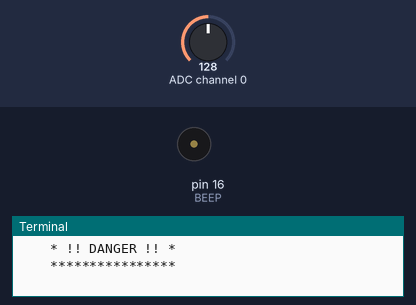
Bench run of a program on a simulated Raspberry Pi (header pin numbers). On the bench: buzzer (waves = sounding, pin HIGH), the last lines printed to the terminal. The test bench sets the inputs (shaded band); at power-on: ADC channel 0 = 128 (analog values on the 0–255 scale). Library files of the repository ran but are not shown: ADC0832.py; pins used as bus, display or sensor lines are not drawn.

Above: at 0.88 s.
1.3 s: ADC channel 0 set to 104
4.3 s: ADC channel 0 set to 97
At 4.3 s:
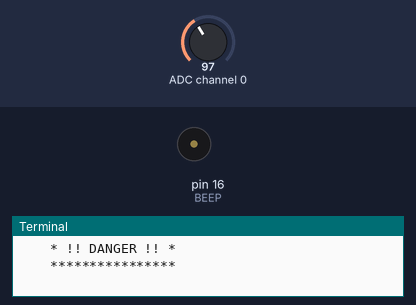
5.8 s: ADC channel 0 set to 127
At 6.14 s:
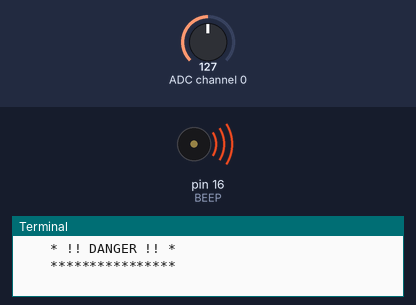
8.8 s: ADC channel 0 set to 76
At 8.8 s:
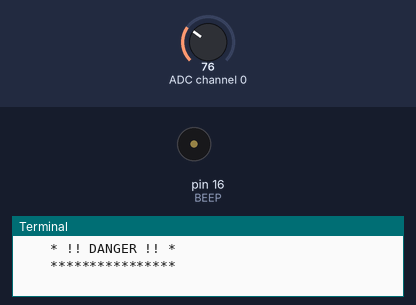
Timing chart, 0 to 11.3 s (numbered marks = the images above; inputs shaded):
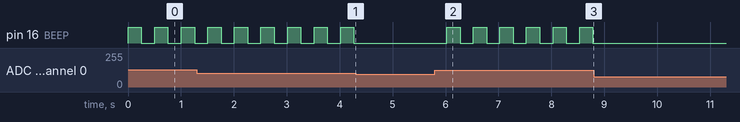

The program:

mq-2.py
```python
#!/usr/bin/env python
#-----------------------------------------------------
#
#		This is a program for MQ-2 Gas Sensor Module.
#	It could detect danger gas and smokes.
#
#		This program depend on ADC0832 ADC chip. Follow
#	the instruction book to connect the module and
#	ADC0832 to your Raspberry Pi.
#
#-----------------------------------------------------

import RPi.GPIO as GPIO
import ADC0832
import time

BEEP = 16		# Set buzzer pin
TS   = 100		# You can set the Threshold by yourself (0-255)

def setup():
	GPIO.setmode(GPIO.BOARD)		# Numbers GPIOs by physical location
	GPIO.setup(BEEP, GPIO.OUT)		# Set pins' mode is output
	ADC0832.setup()					# Setup ADC0832

def loop():
	while True:
		tmp = ADC0832.getResult()			# Get analog value from ADC0832
		print tmp							# Print analog value
		if tmp > TS :						# Beep when read value greater than threshold
			print '    ****************'
			print '    * !! DANGER !! *'
			print '    ****************'
			print ''

			GPIO.output(BEEP, GPIO.HIGH)	# (0, means detect danger gas)
			time.sleep(0.25)
			GPIO.output(BEEP, GPIO.LOW)
			time.sleep(0.25)
		else :
			time.sleep(0.5)					# Else delay printing.

def destory():
	GPIO.cleanup()				# Release resource

if __name__ == '__main__':		# Program start from here
	setup()
	try:
		loop()
	except KeyboardInterrupt:  	# When 'Ctrl+C' is pressed, the child program destroy() will be  executed.
		destory()
```

Measured:
- the behaviour switches between 101 and 100 on ADC channel 0 (found by bisection; images 0 and 1)
- after the input at 4.3 s, pin 16 (BEEP): stops changing and stays LOW
- after the input at 5.8 s, pin 16 (BEEP): alternates HIGH for 0.25 s and LOW for 0.25 s, starting after 0.22 s
- after the input at 8.8 s, pin 16 (BEEP): stops changing and stays LOW
- by itself, pin 16 (BEEP): alternates HIGH for 0.25 s and LOW for 0.25 s
